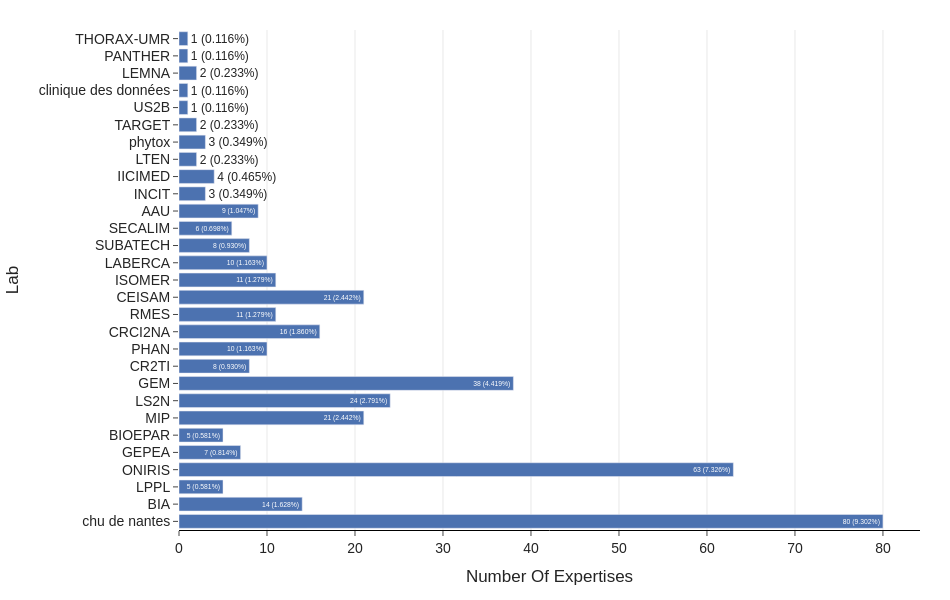

Write notebook code for a chart like this one.
### Markdown cell above
- Number of Expertises By Lab

### Code cell
data = run_query(Queries.Expertises_By_Lab)
data['text'] = data['Number Of Expertises'].apply(lambda x : f"{x} ({(100 * x/entity_count("Expertise")):.3f}%)")

fig = px.bar(
    data_frame=data,
    x="Number Of Expertises",
    y="Lab",
    text='text',
)

fig = style_paper_bar(fig)
save_fig(fig, 'expertises_by_lab.pdf')

fig.show()

### Figure 1 — Plotly figure (JSON) as saved in the notebook; plotly's stock layout.template omitted (floating-point values rounded to 4 significant figures)
{"data": [{"hovertemplate": "Number Of Expertises=%{x}<br>Lab=%{y}<br>text=%{text}<extra></extra>", "legendgroup": "", "marker": {"color": "rgb(76,114,176)", "pattern": {"shape": ""}}, "name": "", "orientation": "h", "showlegend": false, "text": ["80 (9.302%)", "14 (1.628%)", "5 (0.581%)", "63 (7.326%)", "7 (0.814%)", "5 (0.581%)", "21 (2.442%)", "24 (2.791%)", "38 (4.419%)", "8 (0.930%)", "10 (1.163%)", "16 (1.860%)", "11 (1.279%)", "21 (2.442%)", "11 (1.279%)", "10 (1.163%)", "8 (0.930%)", "6 (0.698%)", "9 (1.047%)", "3 (0.349%)", "4 (0.465%)", "2 (0.233%)", "3 (0.349%)", "2 (0.233%)", "1 (0.116%)", "1 (0.116%)", "2 (0.233%)", "1 (0.116%)", "1 (0.116%)"], "textposition": "auto", "type": "bar", "x": [80, 14, 5, 63, 7, 5, 21, 24, 38, 8, 10, 16, 11, 21, 11, 10, 8, 6, 9, 3, 4, 2, 3, 2, 1, 1, 2, 1, 1], "xaxis": "x", "y": ["chu de nantes", "BIA", "LPPL", "ONIRIS", "GEPEA", "BIOEPAR", "MIP", "LS2N", "GEM", "CR2TI", "PHAN", "CRCI2NA", "RMES", "CEISAM", "ISOMER", "LABERCA", "SUBATECH", "SECALIM", "AAU", "INCIT", "IICIMED", "LTEN", "phytox", "TARGET", "US2B", "clinique des données", "LEMNA", "PANTHER", "THORAX-UMR"], "yaxis": "y"}], "layout": {"barmode": "relative", "font": {"family": "Arial", "size": 14}, "height": 600, "legend": {"tracegroupgap": 0}, "margin": {"b": 70, "l": 80, "r": 30, "t": 30}, "paper_bgcolor": "white", "plot_bgcolor": "white", "width": 950, "xaxis": {"anchor": "y", "domain": [0, 1], "gridcolor": "lightgray", "gridwidth": 0.5, "linecolor": "black", "linewidth": 1, "showgrid": true, "showline": true, "ticks": "outside", "title": {"text": "Number Of Expertises"}, "zeroline": false}, "yaxis": {"anchor": "x", "domain": [0, 1], "showgrid": false, "showline": false, "ticks": "outside", "title": {"text": "Lab"}, "zeroline": false}}}
